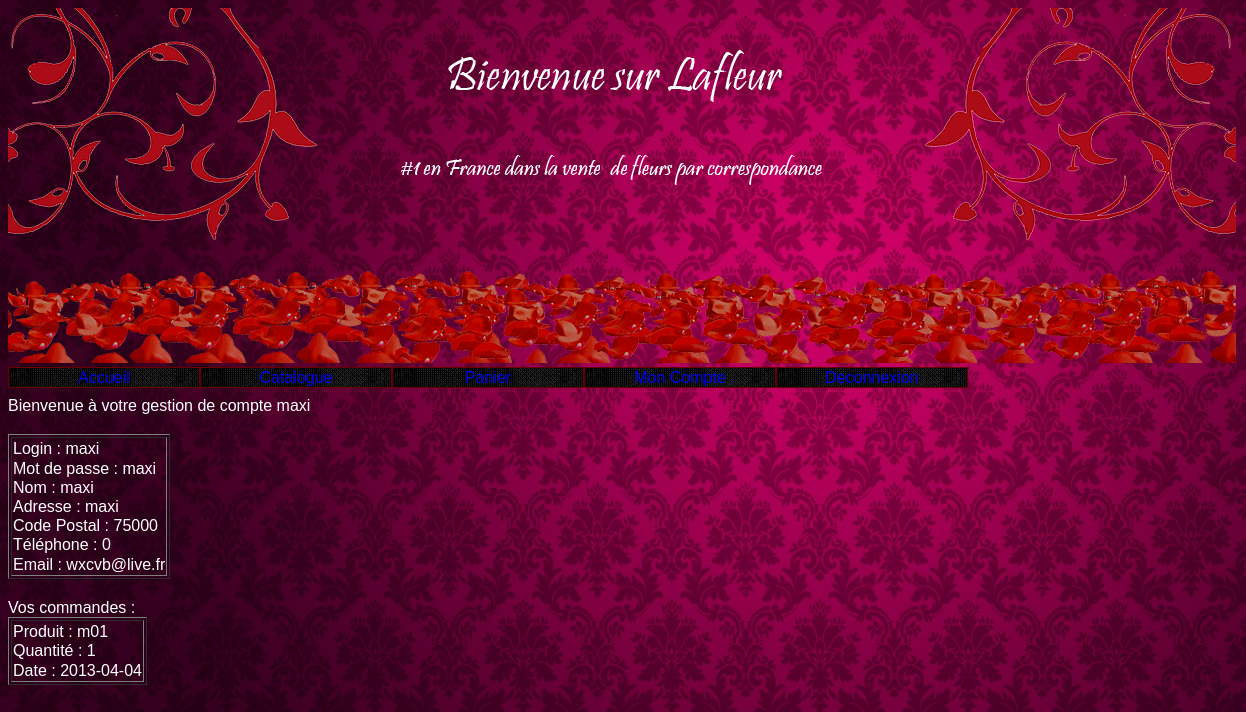
The page /index.php?uc=clients (signed in) on the database its author committed.
### tables this page shows
CREATE TABLE IF NOT EXISTS `clients` (
  `clt_id` int(5) NOT NULL,
  `clt_login` char(10) NOT NULL,
  `clt_mdp` char(10) NOT NULL,
  `clt_nom` char(10) NOT NULL,
  `clt_adresse` char(20) NOT NULL,
  `clt_cpostal` int(5) NOT NULL,
  `clt_tel` int(10) NOT NULL,
  `clt_email` char(20) NOT NULL,
  PRIMARY KEY (`clt_id`)
);

CREATE TABLE IF NOT EXISTS `contenucommande` (
  `cc_id` int(5) NOT NULL,
  `cc_cltId` int(5) NOT NULL,
  `cc_produit` char(5) NOT NULL,
  `cc_quantite` int(5) NOT NULL,
  PRIMARY KEY (`cc_id`,`cc_cltId`,`cc_produit`),
  KEY `idClient` (`cc_cltId`),
  KEY `produit` (`cc_produit`)
);

CREATE TABLE IF NOT EXISTS `commande` (
  `c_id` int(5) NOT NULL,
  `c_date` date NOT NULL,
  PRIMARY KEY (`c_id`)
);

### vues/v_clients.php (the view, shortened to what this page needs)
<!DOCTYPE html>
<html lang="fr" class="no-js">
<table border='1'> <?php
foreach ($information as $i):
?>
<tr>
    Bienvenue à votre gestion de compte <?php echo $i->clt_nom ?><br><br>
   <td>Login : <?php echo $i->clt_login ?><br>
   Mot de passe : <?php echo $i->clt_mdp ?><br>
   Nom : <?php echo $i->clt_nom ?><br>
   Adresse : <?php echo $i->clt_adresse ?><br>
   Code Postal : <?php echo $i->clt_cpostal ?><br>
   Téléphone : <?php echo $i->clt_tel ?><br>
   Email : <?php echo $i->clt_email ?></td>
</tr>
<?php endforeach; ?>
</table>
<br>
Vos commandes :
<table border='1'> <?php
foreach ($commande as $c):
?>
<tr>
   <td>Produit : <?php echo $c->cc_produit ?><br>
   Quantité : <?php echo $c->cc_quantite ?><br>
   Date : <?php echo $c->c_date ?></td>
</tr>
<?php endforeach; ?>
</table>

### util/cssGeneral.css (style rules this page uses)
html { font:normal 100%/1.2em "Trebuchet MS",Verdana,Helvetica,Arial,sans-serif; }
body { color:white; background-image:url('../images/wall1.jpg'); background-size: 100% 100%; background-attachment:fixed; }

### rows shown on the page
clients: clt_login "maxi", clt_mdp "maxi", clt_nom "maxi", clt_adresse "maxi", clt_cpostal "75000", clt_tel "0", clt_email "wxcvb@live.fr"
contenucommande: cc_produit "m01", cc_quantite "1", cc.c_date "2013-04-04"
